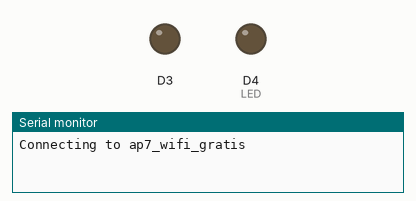
Simulated run of this sketch. Board: ESP8266 (NodeMCU). Shown: output pins drawn as LEDs (lit = HIGH), the last lines printed to the serial monitor. WiFi joins after 1.5 s; servers stay silent unless stated; network time is answered at once with the bench clock; the local clock reads 2024-03-15 10:24:30 at power-on unless the sketch sets it.

Above: at 0.1 s.
At 1.6 s:
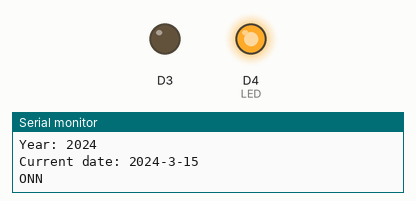
Timing chart, 0 to 3.1 s (numbered marks = the images above):
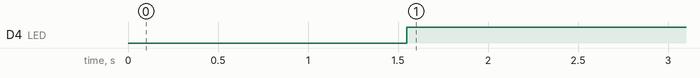

Measured:
- by itself, D4 (LED): LOW → HIGH at 1.5 s

The sketch:

003_NTPTimeExperiments.ino
```cpp
// (licence header left out)
/*
Проект рабочий.
https://randomnerdtutorials.com/esp8266-nodemcu-date-time-ntp-client-server-arduino/
https://randomnerdtutorials.com/esp8266-pinout-reference-gpios/
*/

#include <ESP8266WiFi.h>
#include <NTPClient.h>
#include <WiFiUdp.h>

// Replace with your network credentials
const char *ssid     = "ap7_wifi_gratis";
const char *password = "";

// Define NTP Client to get time
WiFiUDP ntpUDP;
NTPClient timeClient(ntpUDP, "pool.ntp.org");

//Week Days
String weekDays[7]={"Sunday", "Monday", "Tuesday", "Wednesday", "Thursday", "Friday", "Saturday"};

//Month names
String months[12]={"January", "February", "March", "April", "May", "June", "July", "August", "September", "October", "November", "December"};

/*-----------------------*/
unsigned long LampWorkTime;

#define LED D4 // Led in NodeMCU at pin GPIO16 (D0) NodeMCU LED
                //                      GPIO2 (D4)
/*=========SETUP==========================================================*/
void setup() {
  pinMode(0, OUTPUT);
  pinMode(LED, OUTPUT);

  // Initialize Serial Monitor
  Serial.begin(74880);

  // Connect to Wi-Fi
  Serial.print("Connecting to ");
  Serial.println(ssid);
  WiFi.begin(ssid, password);
  while (WiFi.status() != WL_CONNECTED) {
    delay(500);
    Serial.print(".");
  }

// Initialize a NTPClient to get time
  timeClient.begin();
  // Set offset time in seconds to adjust for your timezone, for example:
  // GMT +1 = 3600
  // GMT +8 = 28800
  // GMT -1 = -3600
  // GMT 0 = 0
  timeClient.setTimeOffset(7200);
}

/*=========LOOP==========================================================*/
void loop() {
  timeClient.update();

  time_t epochTime = timeClient.getEpochTime();
  Serial.print("Epoch Time: ");
  Serial.println(epochTime);

  String formattedTime = timeClient.getFormattedTime();
  Serial.print("Formatted Time: ");
  Serial.println(formattedTime);

  int currentHour = timeClient.getHours();
  Serial.print("Hour: ");
  Serial.println(currentHour);

  int currentMinute = timeClient.getMinutes();
  Serial.print("Minutes: ");
  Serial.println(currentMinute);

  int currentSecond = timeClient.getSeconds();
  Serial.print("Seconds: ");
  Serial.println(currentSecond);

  String weekDay = weekDays[timeClient.getDay()];
  Serial.print("Week Day: ");
  Serial.println(weekDay);

  //Get a time structure
  struct tm *ptm = gmtime ((time_t *)&epochTime);

  int monthDay = ptm->tm_mday;
  Serial.print("Month day: ");
  Serial.println(monthDay);

  int currentMonth = ptm->tm_mon+1;
  Serial.print("Month: ");
  Serial.println(currentMonth);

  String currentMonthName = months[currentMonth-1];
  Serial.print("Month name: ");
  Serial.println(currentMonthName);

  int currentYear = ptm->tm_year+1900;
  Serial.print("Year: ");
  Serial.println(currentYear);

  //Print complete date:
  String currentDate = String(currentYear) + "-" + String(currentMonth) + "-" + String(monthDay);
  Serial.print("Current date: ");
  Serial.println(currentDate);

  Serial.println("");

  Serial.println("ONN");

//  int PowerOnTime= timeClient.getSeconds();

  while (currentSecond){
    digitalWrite(LED, HIGH);
    }
    digitalWrite(LED, LOW);

    delay(2000);
}
```
